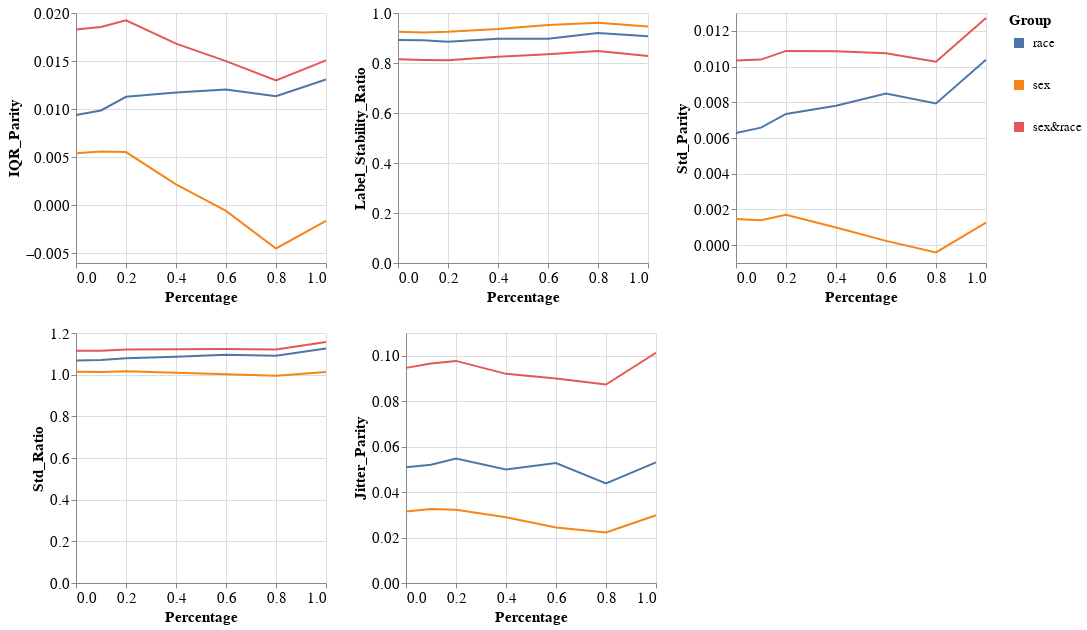

Notebook source saved alongside this figure:
### Markdown cell above
### Group metrics per dataset and model

### Code cell
visualizer.create_groups_grid_pct_lines_plot(model_name=MODEL_NAMES[0],
                                             target_preprocessing_technique=PREPROCESSING_TECHNIQUES[0],
                                             group_metrics_type='variance')

### Figure 1 — Vega-Lite specification as saved in the notebook (floating-point values rounded to 4 significant figures)
{"config": {"view": {"continuousWidth": 400, "continuousHeight": 300}, "axis": {"labelFontSize": 15, "titleFontSize": 15}, "legend": {"labelFontSize": 13, "symbolStrokeWidth": 10, "titleFontSize": 15}}, "vconcat": [{"hconcat": [{"mark": "line", "encoding": {"color": {"field": "Group", "type": "nominal"}, "x": {"field": "Percentage", "type": "quantitative"}, "y": {"field": "Metric_Value", "title": "IQR_Parity", "type": "quantitative"}}, "height": 250, "width": 250}, {"data": {"name": "data-54182891850c91c4b9200ad3184b5fd2"}, "mark": "line", "encoding": {"color": {"field": "Group", "type": "nominal"}, "x": {"field": "Percentage", "type": "quantitative"}, "y": {"field": "Metric_Value", "title": "Label_Stability_Ratio", "type": "quantitative"}}, "height": 250, "width": 250}, {"data": {"name": "data-717263fa1109cfefc516d78d8a29a69d"}, "mark": "line", "encoding": {"color": {"field": "Group", "type": "nominal"}, "x": {"field": "Percentage", "type": "quantitative"}, "y": {"field": "Metric_Value", "title": "Std_Parity", "type": "quantitative"}}, "height": 250, "width": 250}]}, {"hconcat": [{"mark": "line", "encoding": {"color": {"field": "Group", "type": "nominal"}, "x": {"field": "Percentage", "type": "quantitative"}, "y": {"field": "Metric_Value", "title": "Std_Ratio", "type": "quantitative"}}, "height": 250, "width": 250}, {"data": {"name": "data-d930cc59fb8486a2008b36e00aaf5bf2"}, "mark": "line", "encoding": {"color": {"field": "Group", "type": "nominal"}, "x": {"field": "Percentage", "type": "quantitative"}, "y": {"field": "Metric_Value", "title": "Jitter_Parity", "type": "quantitative"}}, "height": 250, "width": 250}], "data": {"name": "data-ca0a1a6be27835c016f32c0d387b9658"}}], "data": {"name": "data-cc4fa59f34311d9ebf37ab138aca0e2a"}, "$schema": "https://vega.github.io/schema/vega-lite/v4.17.0.json", "datasets": {"data-cc4fa59f34311d9ebf37ab138aca0e2a": [{"Model_Name": "DecisionTreeClassifier", "Metric": "IQR_Parity", "Group": "race", "Metric_Value": 0.009389, "Percentage": 0.0}, {"Model_Name": "DecisionTreeClassifier", "Metric": "IQR_Parity", "Group": "sex", "Metric_Value": 0.005423, "Percentage": 0.0}, {"Model_Name": "DecisionTreeClassifier", "Metric": "IQR_Parity", "Group": "sex&race", "Metric_Value": 0.01828, "Percentage": 0.0}, {"Model_Name": "DecisionTreeClassifier", "Metric": "IQR_Parity", "Group": "race", "Metric_Value": 0.009863, "Percentage": 0.1}, {"Model_Name": "DecisionTreeClassifier", "Metric": "IQR_Parity", "Group": "sex", "Metric_Value": 0.005586, "Percentage": 0.1}, {"Model_Name": "DecisionTreeClassifier", "Metric": "IQR_Parity", "Group": "sex&race", "Metric_Value": 0.01855, "Percentage": 0.1}, {"Model_Name": "DecisionTreeClassifier", "Metric": "IQR_Parity", "Group": "race", "Metric_Value": 0.01129, "Percentage": 0.2}, {"Model_Name": "DecisionTreeClassifier", "Metric": "IQR_Parity", "Group": "sex", "Metric_Value": 0.005537, "Percentage": 0.2}, {"Model_Name": "DecisionTreeClassifier", "Metric": "IQR_Parity", "Group": "sex&race", "Metric_Value": 0.01923, "Percentage": 0.2}, {"Model_Name": "DecisionTreeClassifier", "Metric": "IQR_Parity", "Group": "race", "Metric_Value": 0.01174, "Percentage": 0.4}, {"Model_Name": "DecisionTreeClassifier", "Metric": "IQR_Parity", "Group": "sex", "Metric_Value": 0.002173, "Percentage": 0.4}, {"Model_Name": "DecisionTreeClassifier", "Metric": "IQR_Parity", "Group": "sex&race", "Metric_Value": 0.01682, "Percentage": 0.4}, {"Model_Name": "DecisionTreeClassifier", "Metric": "IQR_Parity", "Group": "race", "Metric_Value": 0.01204, "Percentage": 0.6}, {"Model_Name": "DecisionTreeClassifier", "Metric": "IQR_Parity", "Group": "sex", "Metric_Value": -0.0005831, "Percentage": 0.6}, {"Model_Name": "DecisionTreeClassifier", "Metric": "IQR_Parity", "Group": "sex&race", "Metric_Value": 0.01499, "Percentage": 0.6}, {"Model_Name": "DecisionTreeClassifier", "Metric": "IQR_Parity", "Group": "race", "Metric_Value": 0.01134, "Percentage": 0.8}, {"Model_Name": "DecisionTreeClassifier", "Metric": "IQR_Parity", "Group": "sex", "Metric_Value": -0.004489, "Percentage": 0.8}, {"Model_Name": "DecisionTreeClassifier", "Metric": "IQR_Parity", "Group": "sex&race", "Metric_Value": 0.01298, "Percentage": 0.8}, {"Model_Name": "DecisionTreeClassifier", "Metric": "IQR_Parity", "Group": "race", "Metric_Value": 0.01309, "Percentage": 1.0}, {"Model_Name": "DecisionTreeClassifier", "Metric": "IQR_Parity", "Group": "sex", "Metric_Value": -0.00163, "Percentage": 1.0}, {"Model_Name": "DecisionTreeClassifier", "Metric": "IQR_Parity", "Group": "sex&race", "Metric_Value": 0.01508, "Percentage": 1.0}], "data-54182891850c91c4b9200ad3184b5fd2": [{"Model_Name": "DecisionTreeClassifier", "Metric": "Label_Stability_Ratio", "Group": "race", "Metric_Value": 0.8919, "Percentage": 0.0}, {"Model_Name": "DecisionTreeClassifier", "Metric": "Label_Stability_Ratio", "Group": "sex", "Metric_Value": 0.9248, "Percentage": 0.0}, {"Model_Name": "DecisionTreeClassifier", "Metric": "Label_Stability_Ratio", "Group": "sex&race", "Metric_Value": 0.8145, "Percentage": 0.0}, {"Model_Name": "DecisionTreeClassifier", "Metric": "Label_Stability_Ratio", "Group": "race", "Metric_Value": 0.8905, "Percentage": 0.1}, {"Model_Name": "DecisionTreeClassifier", "Metric": "Label_Stability_Ratio", "Group": "sex", "Metric_Value": 0.9225, "Percentage": 0.1}, {"Model_Name": "DecisionTreeClassifier", "Metric": "Label_Stability_Ratio", "Group": "sex&race", "Metric_Value": 0.8122, "Percentage": 0.1}, {"Model_Name": "DecisionTreeClassifier", "Metric": "Label_Stability_Ratio", "Group": "race", "Metric_Value": 0.8854, "Percentage": 0.2}, {"Model_Name": "DecisionTreeClassifier", "Metric": "Label_Stability_Ratio", "Group": "sex", "Metric_Value": 0.925, "Percentage": 0.2}, {"Model_Name": "DecisionTreeClassifier", "Metric": "Label_Stability_Ratio", "Group": "sex&race", "Metric_Value": 0.8112, "Percentage": 0.2}, {"Model_Name": "DecisionTreeClassifier", "Metric": "Label_Stability_Ratio", "Group": "race", "Metric_Value": 0.8969, "Percentage": 0.4}, {"Model_Name": "DecisionTreeClassifier", "Metric": "Label_Stability_Ratio", "Group": "sex", "Metric_Value": 0.9357, "Percentage": 0.4}, {"Model_Name": "DecisionTreeClassifier", "Metric": "Label_Stability_Ratio", "Group": "sex&race", "Metric_Value": 0.825, "Percentage": 0.4}, {"Model_Name": "DecisionTreeClassifier", "Metric": "Label_Stability_Ratio", "Group": "race", "Metric_Value": 0.8967, "Percentage": 0.6}, {"Model_Name": "DecisionTreeClassifier", "Metric": "Label_Stability_Ratio", "Group": "sex", "Metric_Value": 0.9516, "Percentage": 0.6}, {"Model_Name": "DecisionTreeClassifier", "Metric": "Label_Stability_Ratio", "Group": "sex&race", "Metric_Value": 0.8353, "Percentage": 0.6}, {"Model_Name": "DecisionTreeClassifier", "Metric": "Label_Stability_Ratio", "Group": "race", "Metric_Value": 0.92, "Percentage": 0.8}, {"Model_Name": "DecisionTreeClassifier", "Metric": "Label_Stability_Ratio", "Group": "sex", "Metric_Value": 0.9611, "Percentage": 0.8}, {"Model_Name": "DecisionTreeClassifier", "Metric": "Label_Stability_Ratio", "Group": "sex&race", "Metric_Value": 0.848, "Percentage": 0.8}, {"Model_Name": "DecisionTreeClassifier", "Metric": "Label_Stability_Ratio", "Group": "race", "Metric_Value": 0.9066, "Percentage": 1.0}, {"Model_Name": "DecisionTreeClassifier", "Metric": "Label_Stability_Ratio", "Group": "sex", "Metric_Value": 0.9457, "Percentage": 1.0}, {"Model_Name": "DecisionTreeClassifier", "Metric": "Label_Stability_Ratio", "Group": "sex&race", "Metric_Value": 0.8275, "Percentage": 1.0}], "data-717263fa1109cfefc516d78d8a29a69d": [{"Model_Name": "DecisionTreeClassifier", "Metric": "Std_Parity", "Group": "race", "Metric_Value": 0.006279, "Percentage": 0.0}, {"Model_Name": "DecisionTreeClassifier", "Metric": "Std_Parity", "Group": "sex", "Metric_Value": 0.001457, "Percentage": 0.0}, {"Model_Name": "DecisionTreeClassifier", "Metric": "Std_Parity", "Group": "sex&race", "Metric_Value": 0.01033, "Percentage": 0.0}, {"Model_Name": "DecisionTreeClassifier", "Metric": "Std_Parity", "Group": "race", "Metric_Value": 0.00658, "Percentage": 0.1}, {"Model_Name": "DecisionTreeClassifier", "Metric": "Std_Parity", "Group": "sex", "Metric_Value": 0.001392, "Percentage": 0.1}, {"Model_Name": "DecisionTreeClassifier", "Metric": "Std_Parity", "Group": "sex&race", "Metric_Value": 0.01039, "Percentage": 0.1}, {"Model_Name": "DecisionTreeClassifier", "Metric": "Std_Parity", "Group": "race", "Metric_Value": 0.00735, "Percentage": 0.2}, {"Model_Name": "DecisionTreeClassifier", "Metric": "Std_Parity", "Group": "sex", "Metric_Value": 0.001703, "Percentage": 0.2}, {"Model_Name": "DecisionTreeClassifier", "Metric": "Std_Parity", "Group": "sex&race", "Metric_Value": 0.01088, "Percentage": 0.2}, {"Model_Name": "DecisionTreeClassifier", "Metric": "Std_Parity", "Group": "race", "Metric_Value": 0.007808, "Percentage": 0.4}, {"Model_Name": "DecisionTreeClassifier", "Metric": "Std_Parity", "Group": "sex", "Metric_Value": 0.0009831, "Percentage": 0.4}, {"Model_Name": "DecisionTreeClassifier", "Metric": "Std_Parity", "Group": "sex&race", "Metric_Value": 0.01086, "Percentage": 0.4}, {"Model_Name": "DecisionTreeClassifier", "Metric": "Std_Parity", "Group": "race", "Metric_Value": 0.008486, "Percentage": 0.6}, {"Model_Name": "DecisionTreeClassifier", "Metric": "Std_Parity", "Group": "sex", "Metric_Value": 0.000239, "Percentage": 0.6}, {"Model_Name": "DecisionTreeClassifier", "Metric": "Std_Parity", "Group": "sex&race", "Metric_Value": 0.01075, "Percentage": 0.6}, {"Model_Name": "DecisionTreeClassifier", "Metric": "Std_Parity", "Group": "race", "Metric_Value": 0.007937, "Percentage": 0.8}, {"Model_Name": "DecisionTreeClassifier", "Metric": "Std_Parity", "Group": "sex", "Metric_Value": -0.0004094, "Percentage": 0.8}, {"Model_Name": "DecisionTreeClassifier", "Metric": "Std_Parity", "Group": "sex&race", "Metric_Value": 0.01027, "Percentage": 0.8}, {"Model_Name": "DecisionTreeClassifier", "Metric": "Std_Parity", "Group": "race", "Metric_Value": 0.01038, "Percentage": 1.0}, {"Model_Name": "DecisionTreeClassifier", "Metric": "Std_Parity", "Group": "sex", "Metric_Value": 0.001257, "Percentage": 1.0}, {"Model_Name": "DecisionTreeClassifier", "Metric": "Std_Parity", "Group": "sex&race", "Metric_Value": 0.01271, "Percentage": 1.0}], "data-ca0a1a6be27835c016f32c0d387b9658": [{"Model_Name": "DecisionTreeClassifier", "Metric": "Std_Ratio", "Group": "race", "Metric_Value": 1.068, "Percentage": 0.0}, {"Model_Name": "DecisionTreeClassifier", "Metric": "Std_Ratio", "Group": "sex", "Metric_Value": 1.014, "Percentage": 0.0}, {"Model_Name": "DecisionTreeClassifier", "Metric": "Std_Ratio", "Group": "sex&race", "Metric_Value": 1.114, "Percentage": 0.0}, {"Model_Name": "DecisionTreeClassifier", "Metric": "Std_Ratio", "Group": "race", "Metric_Value": 1.071, "Percentage": 0.1}, {"Model_Name": "DecisionTreeClassifier", "Metric": "Std_Ratio", "Group": "sex", "Metric_Value": 1.013, "Percentage": 0.1}, {"Model_Name": "DecisionTreeClassifier", "Metric": "Std_Ratio", "Group": "sex&race", "Metric_Value": 1.115, "Percentage": 0.1}, {"Model_Name": "DecisionTreeClassifier", "Metric": "Std_Ratio", "Group": "race", "Metric_Value": 1.079, "Percentage": 0.2}, {"Model_Name": "DecisionTreeClassifier", "Metric": "Std_Ratio", "Group": "sex", "Metric_Value": 1.016, "Percentage": 0.2}, {"Model_Name": "DecisionTreeClassifier", "Metric": "Std_Ratio", "Group": "sex&race", "Metric_Value": 1.121, "Percentage": 0.2}, {"Model_Name": "DecisionTreeClassifier", "Metric": "Std_Ratio", "Group": "race", "Metric_Value": 1.086, "Percentage": 0.4}, {"Model_Name": "DecisionTreeClassifier", "Metric": "Std_Ratio", "Group": "sex", "Metric_Value": 1.009, "Percentage": 0.4}, {"Model_Name": "DecisionTreeClassifier", "Metric": "Std_Ratio", "Group": "sex&race", "Metric_Value": 1.122, "Percentage": 0.4}, {"Model_Name": "DecisionTreeClassifier", "Metric": "Std_Ratio", "Group": "race", "Metric_Value": 1.095, "Percentage": 0.6}, {"Model_Name": "DecisionTreeClassifier", "Metric": "Std_Ratio", "Group": "sex", "Metric_Value": 1.002, "Percentage": 0.6}, {"Model_Name": "DecisionTreeClassifier", "Metric": "Std_Ratio", "Group": "sex&race", "Metric_Value": 1.123, "Percentage": 0.6}, {"Model_Name": "DecisionTreeClassifier", "Metric": "Std_Ratio", "Group": "race", "Metric_Value": 1.091, "Percentage": 0.8}, {"Model_Name": "DecisionTreeClassifier", "Metric": "Std_Ratio", "Group": "sex", "Metric_Value": 0.9944, "Percentage": 0.8}, {"Model_Name": "DecisionTreeClassifier", "Metric": "Std_Ratio", "Group": "sex&race", "Metric_Value": 1.12, "Percentage": 0.8}, {"Model_Name": "DecisionTreeClassifier", "Metric": "Std_Ratio", "Group": "race", "Metric_Value": 1.125, "Percentage": 1.0}, {"Model_Name": "DecisionTreeClassifier", "Metric": "Std_Ratio", "Group": "sex", "Metric_Value": 1.013, "Percentage": 1.0}, {"Model_Name": "DecisionTreeClassifier", "Metric": "Std_Ratio", "Group": "sex&race", "Metric_Value": 1.157, "Percentage": 1.0}], "data-d930cc59fb8486a2008b36e00aaf5bf2": [{"Model_Name": "DecisionTreeClassifier", "Metric": "Jitter_Parity", "Group": "race", "Metric_Value": 0.05091, "Percentage": 0.0}, {"Model_Name": "DecisionTreeClassifier", "Metric": "Jitter_Parity", "Group": "sex", "Metric_Value": 0.03146, "Percentage": 0.0}, {"Model_Name": "DecisionTreeClassifier", "Metric": "Jitter_Parity", "Group": "sex&race", "Metric_Value": 0.09466, "Percentage": 0.0}, {"Model_Name": "DecisionTreeClassifier", "Metric": "Jitter_Parity", "Group": "race", "Metric_Value": 0.052, "Percentage": 0.1}, {"Model_Name": "DecisionTreeClassifier", "Metric": "Jitter_Parity", "Group": "sex", "Metric_Value": 0.03261, "Percentage": 0.1}, {"Model_Name": "DecisionTreeClassifier", "Metric": "Jitter_Parity", "Group": "sex&race", "Metric_Value": 0.09654, "Percentage": 0.1}, {"Model_Name": "DecisionTreeClassifier", "Metric": "Jitter_Parity", "Group": "race", "Metric_Value": 0.05478, "Percentage": 0.2}, {"Model_Name": "DecisionTreeClassifier", "Metric": "Jitter_Parity", "Group": "sex", "Metric_Value": 0.03225, "Percentage": 0.2}, {"Model_Name": "DecisionTreeClassifier", "Metric": "Jitter_Parity", "Group": "sex&race", "Metric_Value": 0.09772, "Percentage": 0.2}, {"Model_Name": "DecisionTreeClassifier", "Metric": "Jitter_Parity", "Group": "race", "Metric_Value": 0.04998, "Percentage": 0.4}, {"Model_Name": "DecisionTreeClassifier", "Metric": "Jitter_Parity", "Group": "sex", "Metric_Value": 0.02893, "Percentage": 0.4}, {"Model_Name": "DecisionTreeClassifier", "Metric": "Jitter_Parity", "Group": "sex&race", "Metric_Value": 0.09202, "Percentage": 0.4}, {"Model_Name": "DecisionTreeClassifier", "Metric": "Jitter_Parity", "Group": "race", "Metric_Value": 0.05277, "Percentage": 0.6}, {"Model_Name": "DecisionTreeClassifier", "Metric": "Jitter_Parity", "Group": "sex", "Metric_Value": 0.02446, "Percentage": 0.6}, {"Model_Name": "DecisionTreeClassifier", "Metric": "Jitter_Parity", "Group": "sex&race", "Metric_Value": 0.08999, "Percentage": 0.6}, {"Model_Name": "DecisionTreeClassifier", "Metric": "Jitter_Parity", "Group": "race", "Metric_Value": 0.0438, "Percentage": 0.8}, {"Model_Name": "DecisionTreeClassifier", "Metric": "Jitter_Parity", "Group": "sex", "Metric_Value": 0.02223, "Percentage": 0.8}, {"Model_Name": "DecisionTreeClassifier", "Metric": "Jitter_Parity", "Group": "sex&race", "Metric_Value": 0.08733, "Percentage": 0.8}, {"Model_Name": "DecisionTreeClassifier", "Metric": "Jitter_Parity", "Group": "race", "Metric_Value": 0.05307, "Percentage": 1.0}, {"Model_Name": "DecisionTreeClassifier", "Metric": "Jitter_Parity", "Group": "sex", "Metric_Value": 0.02979, "Percentage": 1.0}, {"Model_Name": "DecisionTreeClassifier", "Metric": "Jitter_Parity", "Group": "sex&race", "Metric_Value": 0.1013, "Percentage": 1.0}]}}
